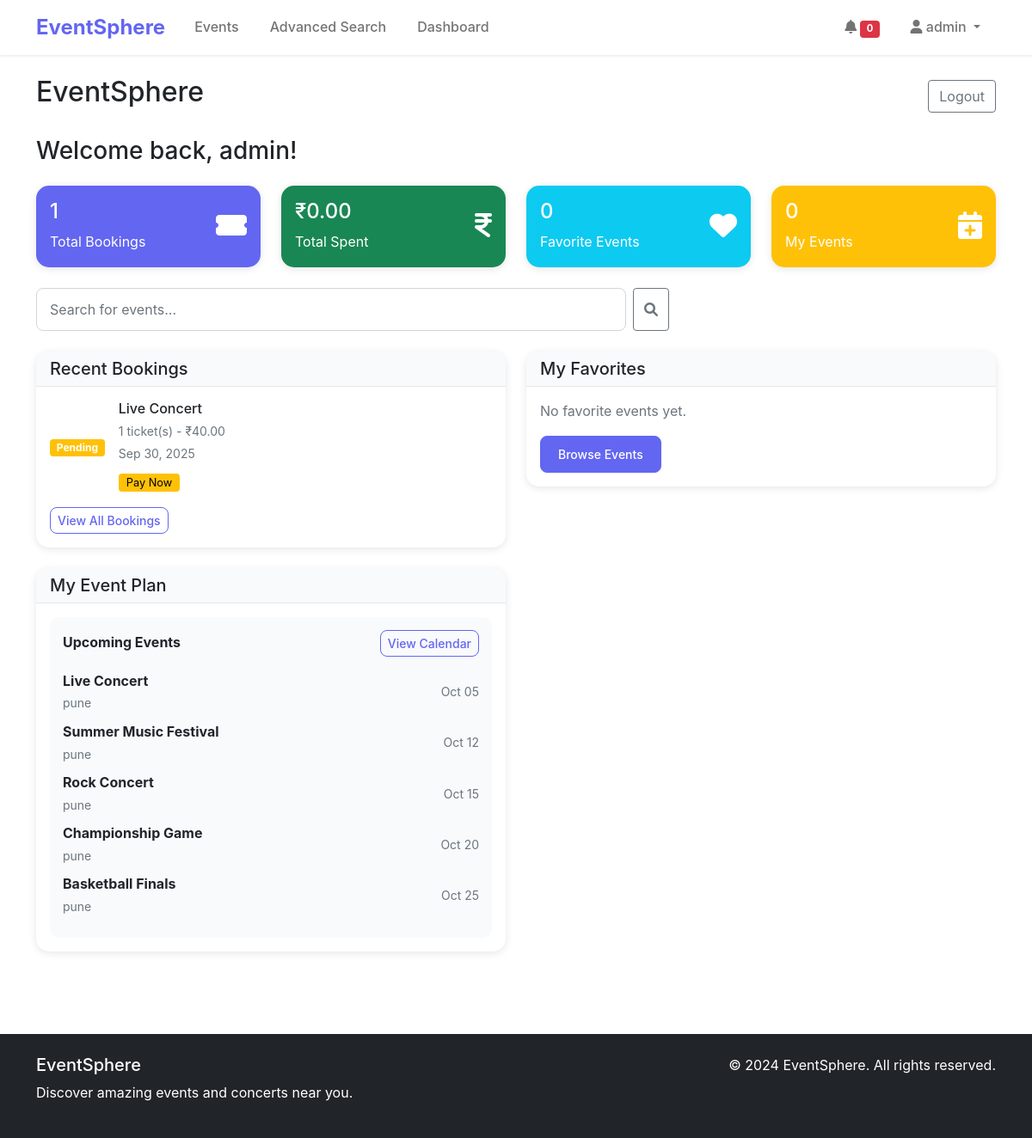
Page /dashboard/ (signed in) on the earlier database version.
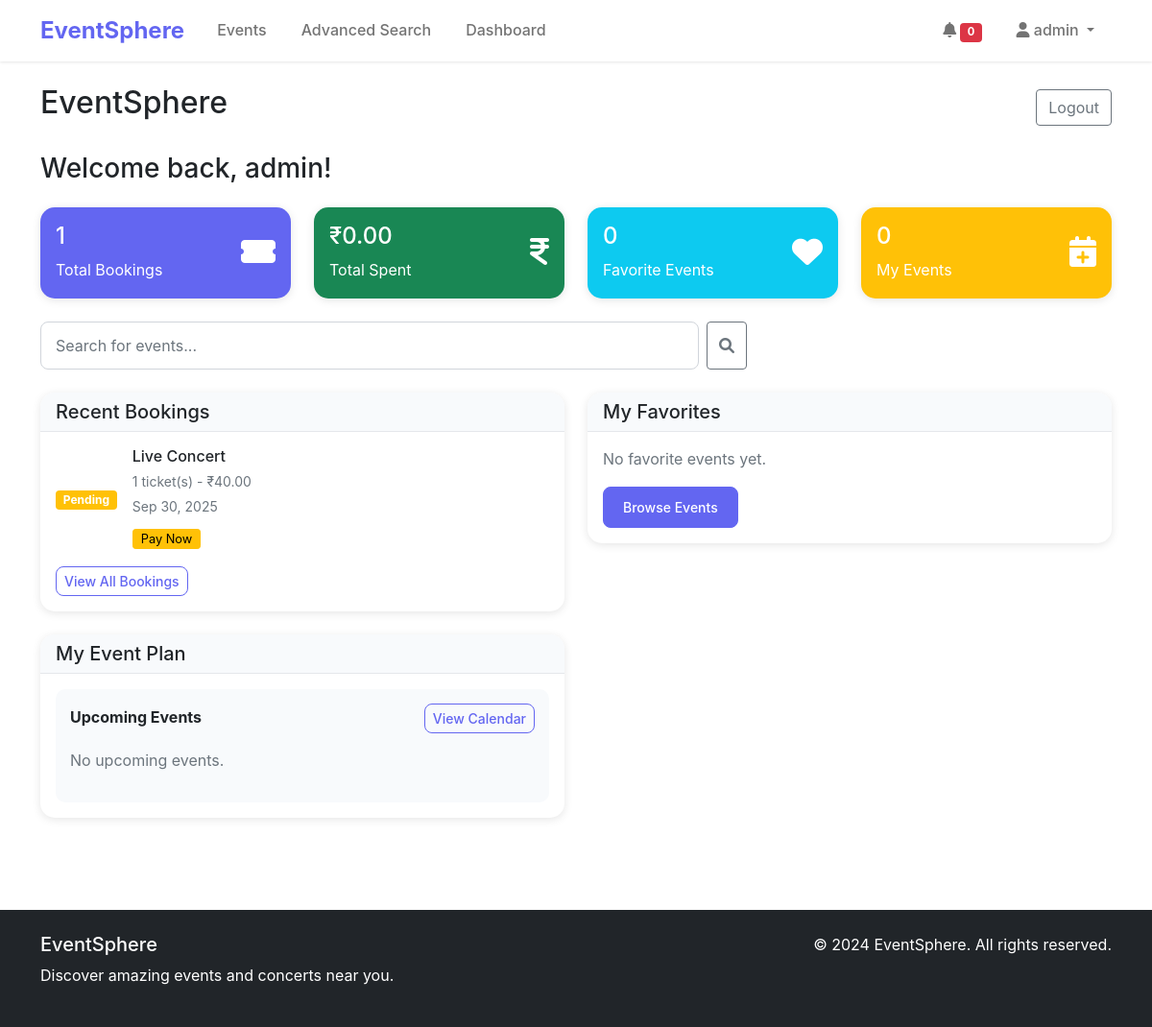
Same page on the later database version.
### events/models.py (models this page shows, shortened)
class Booking(models.Model):
    STATUS_CHOICES = [
        ('pending', 'Pending'),
        ('confirmed', 'Confirmed'),
        ('cancelled', 'Cancelled'),
        ('completed', 'Completed'),
    ]
    user = models.ForeignKey(User, on_delete=models.CASCADE)
    event = models.ForeignKey(Event, on_delete=models.CASCADE)
    quantity = models.PositiveIntegerField(default=1)
    total_amount = models.DecimalField(max_digits=10, decimal_places=2)
    status = models.CharField(max_length=20, choices=STATUS_CHOICES, default='pending')
    booking_reference = models.CharField(max_length=20, unique=True)
    payment_method = models.CharField(max_length=50, default='UPI')
    transaction_id = models.CharField(max_length=100, blank=True, null=True)
    created_at = models.DateTimeField(auto_now_add=True)
    updated_at = models.DateTimeField(auto_now=True)
    class Meta:
        ordering = ['-created_at']

class Event(models.Model):
    title = models.CharField(max_length=200)
    description = models.TextField()
    category = models.ForeignKey(Category, on_delete=models.CASCADE)
    venue = models.ForeignKey(Venue, on_delete=models.CASCADE)
    date = models.DateTimeField()
    price = models.DecimalField(max_digits=10, decimal_places=2)
    image = models.ImageField(upload_to='events/', blank=True, null=True)
    created_by = models.ForeignKey(User, on_delete=models.CASCADE, null=True, blank=True)
    created_at = models.DateTimeField(auto_now_add=True)
    updated_at = models.DateTimeField(auto_now=True)
    is_active = models.BooleanField(default=True)
    class Meta:
        ordering = ['date']

class Venue(models.Model):
    name = models.CharField(max_length=200)
    address = models.TextField()
    city = models.CharField(max_length=100)
    state = models.CharField(max_length=100)
    zip_code = models.CharField(max_length=20)
    capacity = models.IntegerField(default=0)

### dashboard/views.py (the view, shortened to what this page needs)
# urls.py: path('', views.dashboard_view, name='dashboard'),
@login_required
def dashboard_view(request):
    favorites = UserFavorite.objects.filter(user=request.user).select_related('event')[:4]
    today = timezone.now()
    upcoming_events = Event.objects.filter(
        date__gte=today,
        is_active=True
    ).order_by('date')[:10]
    query = request.GET.get('q', '')
    search_results = []
    recent_bookings = Booking.objects.filter(user=request.user).order_by('-created_at')[:5]
    total_bookings = Booking.objects.filter(user=request.user).count()
    total_spent = Booking.objects.filter(user=request.user, status='confirmed').aggregate(
        total=Sum('total_amount')
    )['total'] or 0
    unread_notifications = Notification.objects.filter(user=request.user, is_read=False).count()
    my_events_count = Event.objects.filter(created_by=request.user).count()
    context = {
        'favorites': favorites,
        'upcoming_events': upcoming_events,
        'search_results': search_results,
        'query': query,
        'recent_bookings': recent_bookings,
        'total_bookings': total_bookings,
        'total_spent': total_spent,
        'unread_notifications': unread_notifications,
        'my_events_count': my_events_count,
    }
    return render(request, 'dashboard/dashboard.html', context)

### templates/dashboard/dashboard.html (shortened to what the changed rows need)
{% extends 'base.html' %}
{% load static %}
{% block content %}
<div class="container py-4">
    <div class="d-flex justify-content-between align-items-center mb-4">
        <h2>EventSphere</h2>
    </div>
    <div class="row">
        <div class="col-md-6 mb-4">
            <div class="card">
                <div class="card-body">
                    {% if recent_bookings %}
                        {% for booking in recent_bookings %}
                        <div class="d-flex align-items-center mb-3">
                            <div class="me-3">
                                <span class="badge bg-{% if booking.status == 'confirmed' %}success{% elif booking.status == 'pending' %}warning{% else %}secondary{% endif %}">
                                    {{ booking.get_status_display }}
                                </span>
                            </div>
                            <div class="flex-grow-1">
                                <h6 class="mb-1">{{ booking.event.title }}</h6>
                                <small class="text-muted">
                                    {{ booking.quantity }} ticket(s) - ₹{{ booking.total_amount }}
                                    <br>{{ booking.created_at|date:"M d, Y" }}
                                </small>
                                {% if booking.status == 'pending' %}
                                <div class="mt-2">
                                    <a href="{% url 'events:initiate_payment' booking.id %}" class="btn btn-warning btn-sm py-0" style="font-size: 0.8rem;">Pay Now</a>
                                </div>
                                {% endif %}
                            </div>
                        </div>
                        {% endfor %}
                    {% else %}
                        <p class="text-muted">No bookings yet.</p>
                        <a href="{% url 'events:event_list' %}" class="btn btn-primary btn-sm">Browse Events</a>
                    {% endif %}
                </div>
            </div>
        </div>
        <div class="col-md-6 mb-4">
            <div class="card">
                <div class="card-body">
                    <div class="calendar-widget">
                        <div class="d-flex justify-content-between align-items-center mb-3">
                            <span class="fw-bold">Upcoming Events</span>
                            <a href="{% url 'dashboard:calendar' %}" class="btn btn-outline-primary btn-sm">View Calendar</a>
                        </div>
                        {% if upcoming_events %}
                            {% for event in upcoming_events|slice:":5" %}
                            <div class="d-flex justify-content-between align-items-center mb-2">
                                <div>
                                    <div class="fw-bold">{{ event.title }}</div>
                                    <small class="text-muted">{{ event.venue.city }}</small>
                                </div>
                                <small class="text-muted">{{ event.date|date:"M d" }}</small>
                            </div>
                            {% endfor %}
                        {% else %}
                            <p class="text-muted">No upcoming events.</p>
                        {% endif %}
                    </div>
                </div>
            </div>
        </div>
    </div>
</div>
{% endblock %}

Differences in the rows shown:
no longer on this page (row edited): Event: title "Live Concert", venue.city "pune", date "Oct 05"
no longer on this page (row edited): Event: title "Summer Music Festival", venue.city "pune", date "Oct 12"
no longer on this page (row edited): Event: title "Rock Concert", venue.city "pune", date "Oct 15"
no longer on this page (row edited): Event: title "Championship Game", venue.city "pune", date "Oct 20"
no longer on this page (row edited): Event: title "Basketball Finals", venue.city "pune", date "Oct 25"
Other differences:
text now shown: "No upcoming events."
